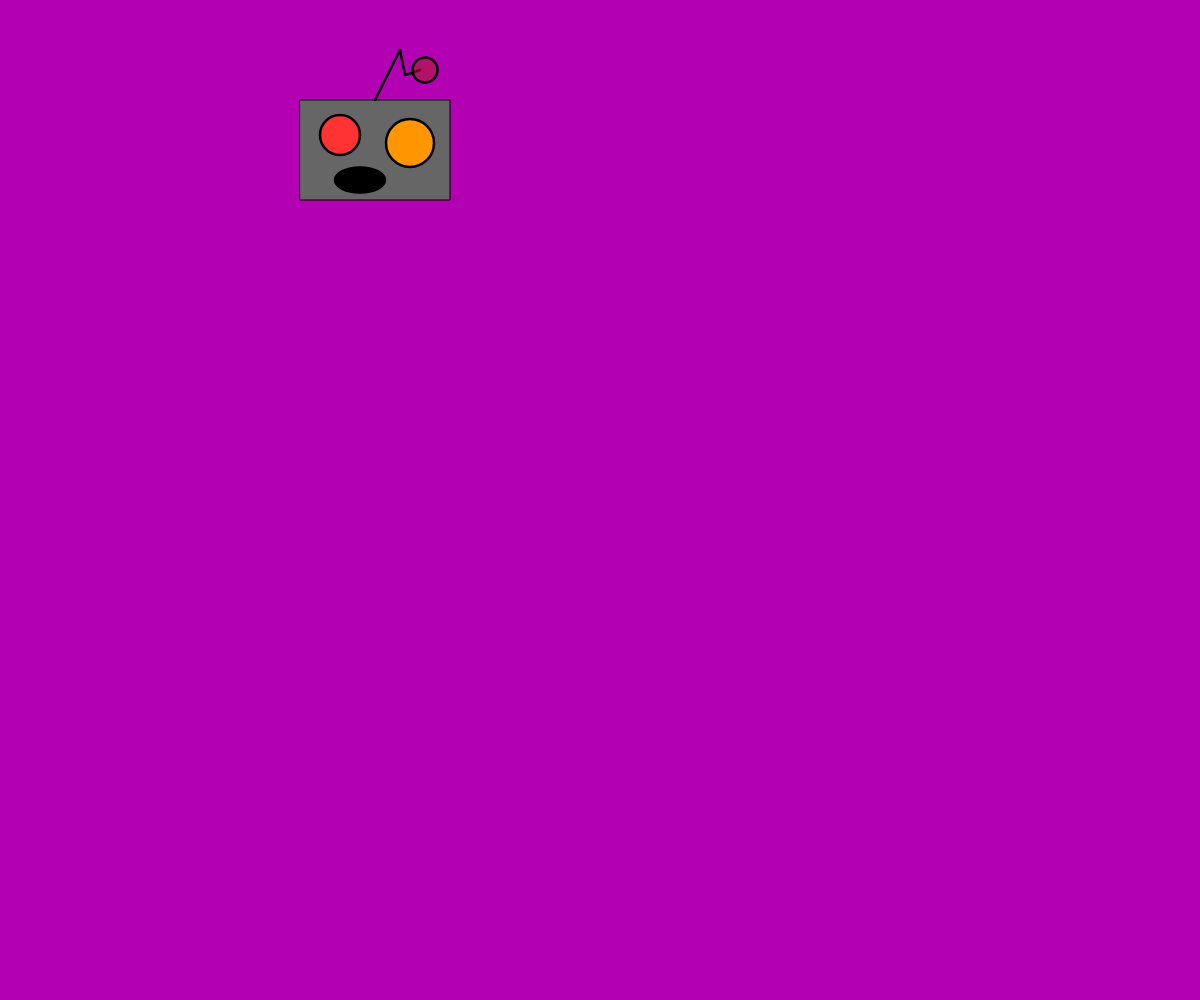
Frame 1 (no input)
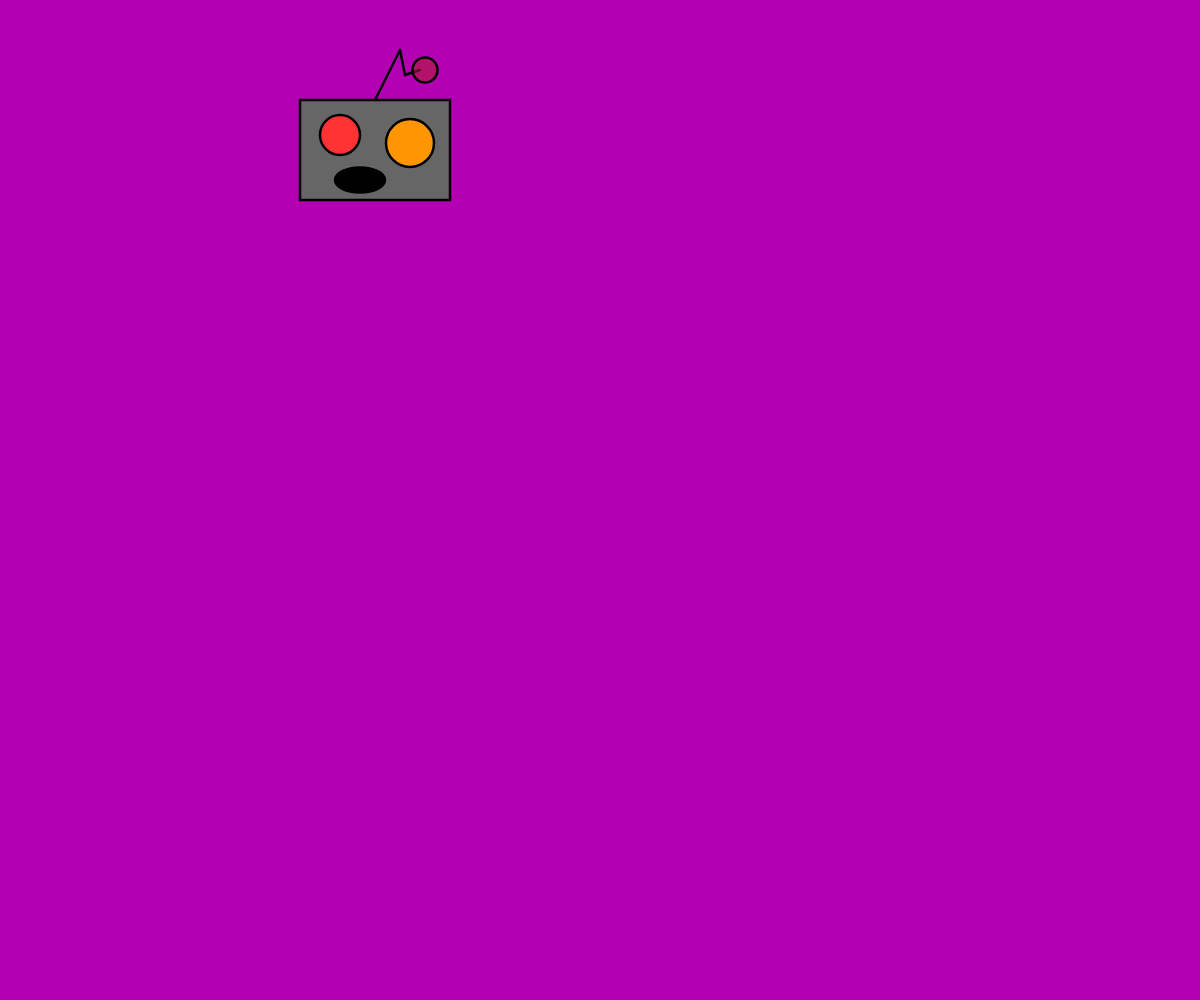
Frame 60 (no input)
Frame 120 (the mouse pressed at the canvas centre since frame 60): identical to frame 60, image omitted

The p5.js sketch that drew these frames (run headless with seeded random() and noise() and a simulated clock; from frame 60 on, the mouse is pressed at the canvas centre):

// p5.js sketch
// ── sketch.js
function setup() {
  createCanvas(windowWidth, windowHeight);
  colorMode(HSB);
}

function draw() {
  background(300, 100, 70);

  fill(0, 0, 40);
  rect(300, 100, 150, 100);

  fill(0, 80, 100);
  stroke('black');
  strokeWeight(2.5);
  circle(340, 135, 40);

  fill(35, 100, 100);
  circle(410, 143, 48);

  fill(0);
  ellipse(360, 180, 50, 25);

  line(375, 100, 400, 50);
  line(400, 50, 405, 75);
  line(405, 75, 420, 70);

  fill(0, 80, 70, 0.5);
  circle(425, 70, 25);
  // beginShape();
  // vertex(375, 100);
  // vertex(400, 50);
  // vertex(405, 75);
  // endShape();
}
